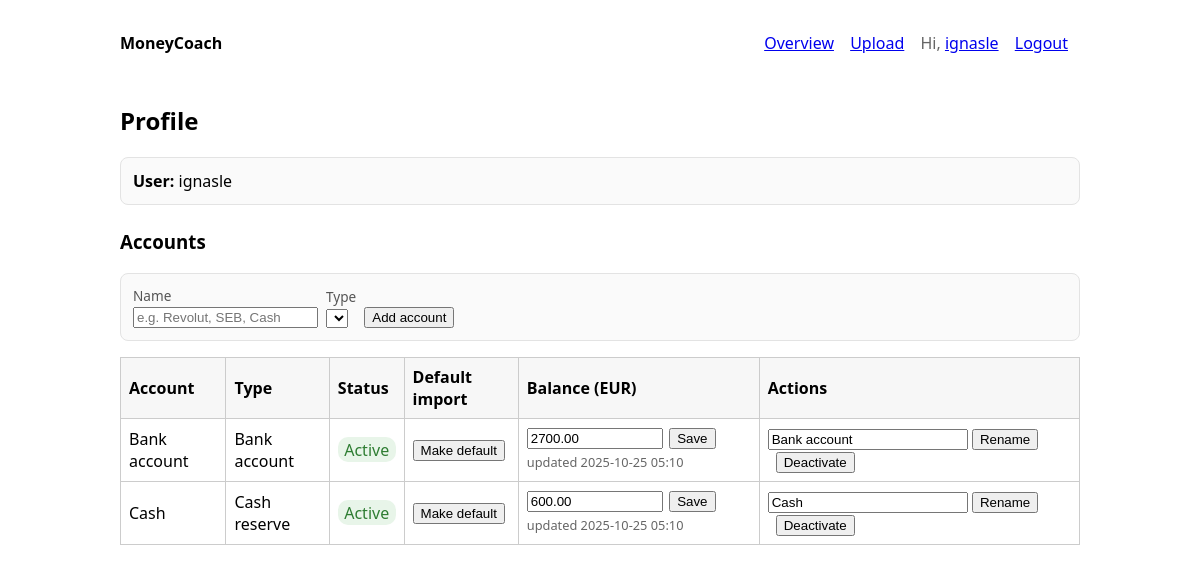
/profile/ (signed in), run on the app's committed database.
### finance/models.py (models this page shows, shortened)
class MoneySource(models.Model):
    TYPE_CHOICES = [
        ("bank", "Bank account"),
        ("cash", "Cash reserve"),
        ("savings", "Savings account"),
    ]
    user = models.ForeignKey(settings.AUTH_USER_MODEL, on_delete=models.CASCADE, related_name="money_sources")
    name = models.CharField(max_length=100)
    type = models.CharField(max_length=20, choices=TYPE_CHOICES, default="bank")
    is_active = models.BooleanField(default=True)
    current_balance = models.DecimalField(max_digits=12, decimal_places=2, null=True, blank=True)
    balance_updated_at = models.DateTimeField(null=True, blank=True)
    created_at = models.DateTimeField(auto_now_add=True)
    updated_at = models.DateTimeField(auto_now=True)
    class Meta:
        unique_together = [("user", "name")]
        indexes = [
            models.Index(fields=["user", "is_active"]),
        ]

### finance/views.py (the view, shortened to what this page needs)
# urls.py: path("profile/", f.profile, name="profile"),
@login_required
def profile(request):
    action = request.POST.get("action") if request.method == "POST" else None
    if action == "add_account":
        name = (request.POST.get("name") or "").strip() or "New account"
        atype = (request.POST.get("type") or "bank").strip()
        MoneySource.objects.get_or_create(user=request.user, name=name, defaults={"type": atype})
        messages.success(request, f"Account “{name}” added.")
        return redirect("profile")
    accounts = MoneySource.objects.filter(user=request.user, is_active=True).order_by("type", "name")
    total_accounts_balance = (
        accounts.aggregate(total=Sum("current_balance"))["total"] or 0
    )
    ctx = {
        "accounts": accounts,
        "total_accounts_balance": float(total_accounts_balance),  # used by your template
    }
    return render(request, "profile.html", ctx)

### finance/templates/profile.html (shortened to what this page needs)
{% extends "base.html" %}
{% block content %}
<h2 style="margin-top:50px;">Profile</h2>
<div style="margin:1rem 0; padding:.75rem; border:1px solid #e3e3e3; border-radius:8px; background:#fafafa;">
  <strong>User:</strong> {{ request.user.username }}
</div>
<h3 style="margin-top:1.5rem;">Accounts</h3>
<form method="post" style="margin:1rem 0; padding:.75rem; border:1px solid #e3e3e3; border-radius:8px; background:#fafafa;">
  <div style="display:flex; gap:.5rem; align-items:end; flex-wrap:wrap;">
    <div>
      <label style="display:block; font-size:.85em; color:#555;">Name</label>
      <input type="text" name="name" required placeholder="e.g. Revolut, SEB, Cash">
    </div>
    <div>
      <label style="display:block; font-size:.85em; color:#555;">Type</label>
      <select name="type" required>
      </select>
    </div>
    <div>
      <button type="submit">Add account</button>
    </div>
  </div>
</form>
<table>
  <tr>
    <th>Account</th>
    <th>Type</th>
    <th>Status</th>
    <th>Default import</th>
    <th style="min-width:14rem;">Balance (EUR)</th>
    <th>Actions</th>
  </tr>
  {% for a in accounts %}
    <tr>
      <td>{{ a.name }}</td>
      <td>{{ a.get_type_display }}</td>
      <td>
        {% if a.is_active %}
          <span style="padding:.1rem .4rem; border-radius:10px; background:#e8f5e9; color:#2e7d32;">Active</span>
        {% else %}
          <span style="padding:.1rem .4rem; border-radius:10px; background:#eee; color:#666;">Inactive</span>
        {% endif %}
      </td>
      <td>
        {% if default_id == a.id %}
          <strong>Default</strong>
        {% elif a.is_active %}
          <form method="post" style="display:inline;">
            <button type="submit">Make default</button>
          </form>
        {% else %}
          <span style="opacity:.6">—</span>
        {% endif %}
      </td>
      <td>
        <form method="post" style="display:flex; gap:.4rem; align-items:center;">
          <input type="number" step="0.01" name="amount" value="{{ a.current_balance }}" placeholder="e.g. 1234.56" style="width:8rem;">
          <button type="submit">Save</button>
        </form>
        {% if a.balance_updated_at %}
          <div style="font-size:.8em; color:#666; margin-top:.25rem;">
            updated {{ a.balance_updated_at|date:"Y-m-d H:i" }}
          </div>
        {% endif %}
      </td>
      <td>
        <form method="post" style="display:inline;">
          <input type="text" name="name" value="{{ a.name }}" style="width:12rem;">
          <button type="submit">Rename</button>
        </form>
        <form method="post" style="display:inline; margin-left:.5rem;">
          <button type="submit">
            {% if a.is_active %}Deactivate{% else %}Activate{% endif %}
          </button>
        </form>
      </td>
    </tr>
  {% empty %}
    <tr><td colspan="6" style="opacity:.7">No accounts yet.</td></tr>
  {% endfor %}
</table>
{% endblock %}

### moneycoach/templates/base.html (shortened to what this page needs)
<!doctype html>
<div class="container">
  <header>
    <div><strong>MoneyCoach</strong></div>
    <nav>
      <a href="/overview/">Overview</a>
      <a href="/">Upload</a>
      {% if request.user.is_authenticated %}
        <span style="color:#666">Hi, <a href="/profile/" style="margin-right:.75rem;">{{ request.user.username }}</a></span>
        <a href="/logout/">Logout</a>
      {% else %}
        <a href="/login/">Login</a>
        <a href="/register/">Register</a>
      {% endif %}
    </nav>
  </header>
  {% block content %}{% endblock %}
</div>

### moneycoach/templates/base.html (style rules this page uses)
.container { max-width: 960px; margin: 2rem auto; padding: 0 1rem; font-family: system-ui, -apple-system, Segoe UI, Roboto, Arial, sans-serif; }
header { display:flex; justify-content: space-between; align-items: center; margin-bottom: 1rem; }
nav a { margin-right: .75rem; }
table { width: 100%; border-collapse: collapse; }
th, td { border: 1px solid #ccc; padding: 8px; text-align: left; }
th { background: #f7f7f7; position: sticky; top: 0; }

### data on the page
MoneySource: name "Bank account", type "Bank account", is_active "Active", amount "2700.00", balance_updated_at "2025-10-25 05:10"
MoneySource: name "Cash", type "Cash reserve", is_active "Active", amount "600.00", balance_updated_at "2025-10-25 05:10"

### other printed values
{{ request.user.username }} "ignasle"
